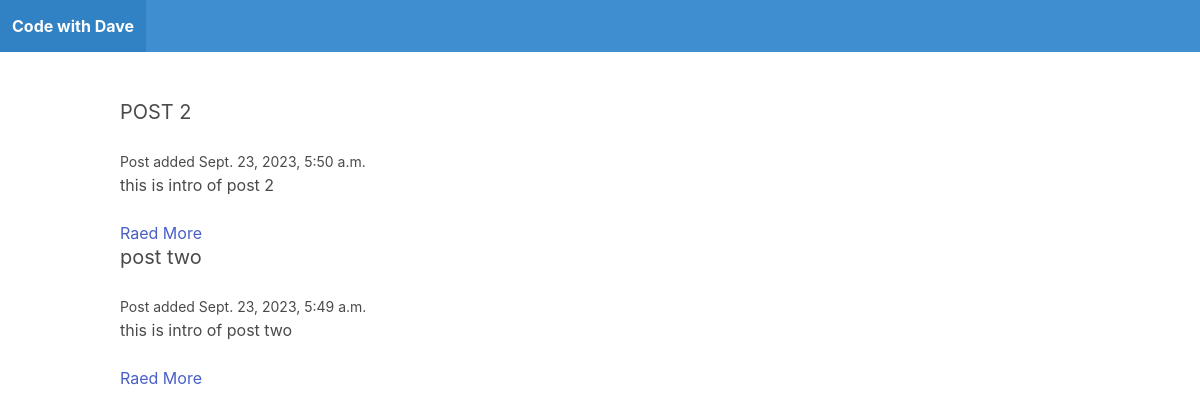
The app's page /, older data.
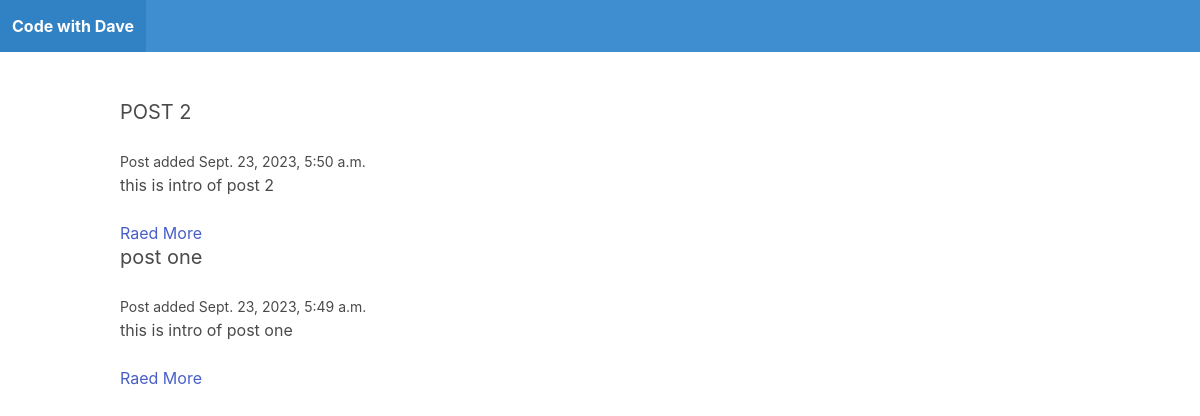
The same page, newer data.
### blog/models.py (models this page shows)
class Post(models.Model):
    title = models.CharField(max_length=255)
    slug = models.SlugField()
    intro = models.TextField()
    body = models.TextField()
    date_added = models.DateTimeField(auto_now_add=True)
    class Meta:
        ordering = ['-date_added']

### blog/views.py (the view)
# urls.py: path('',frontpage,name='frontpage'),
def frontpage(request):
    posts = Post.objects.all()
    return render(request,'blog/frontpage.html',{'posts':posts})

### blog/templates/blog/frontpage.html
{% extends 'blog/base.html' %}
{% block content %}
   {% for post in posts  %}
   <div class="post block">
    <h2 class="subtitle">{{post.title}}</h2>
    <small> Post added {{post.date_added }}</small>
    <p> {{ post.intro }}</p>
   </div>
   <a href="{% url 'post_detail' post.slug  %}">Raed More </a>
   {% endfor %}
{% endblock content %}

Row changes from the older to the newer data that the page shows:
changed Post: title "post two" → "post one"; intro "this is intro of post two" → "this is intro of post one"
